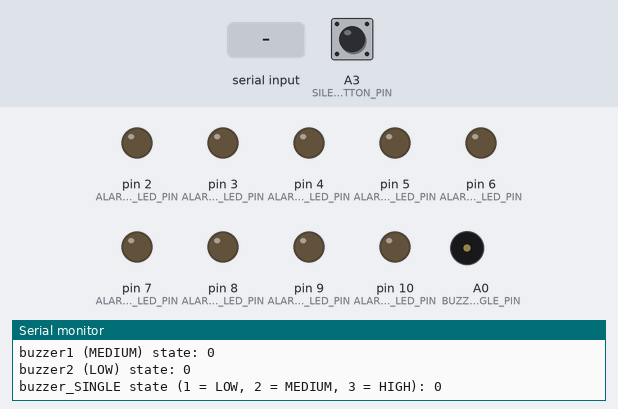
Recording of a sketch running on a simulated Arduino Uno, built with avr-gcc and run on an emulated ATmega328P. Shown: output pins drawn as LEDs (lit = HIGH), buzzer (waves = sounding, pin HIGH), the last lines printed to the serial monitor. The test bench sets the inputs (shaded band); at power-on: A3 (SILENCE_BUTTON_PIN) HIGH.

Above: at 1.2 s.
1.3 s: "<90,45>" received over the second serial link
At 3.3 s:
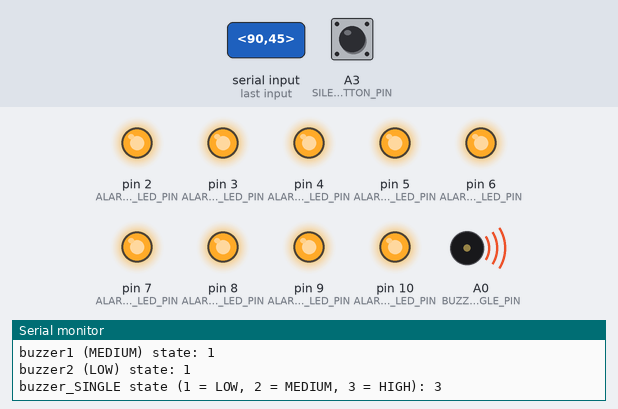
4.3 s: A3 (SILENCE_BUTTON_PIN) pulled LOW for 0.15 s
At 5.5 s:
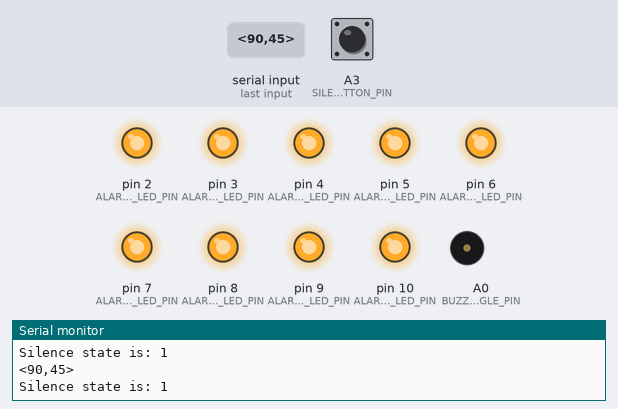
5.9 s: A3 (SILENCE_BUTTON_PIN) pulled LOW for 1 s
At 7.2 s:
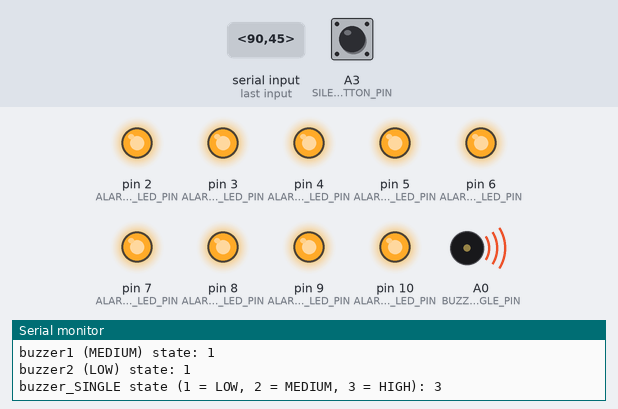
9.8 s: "<0>" received over the second serial link
At 10.5 s:
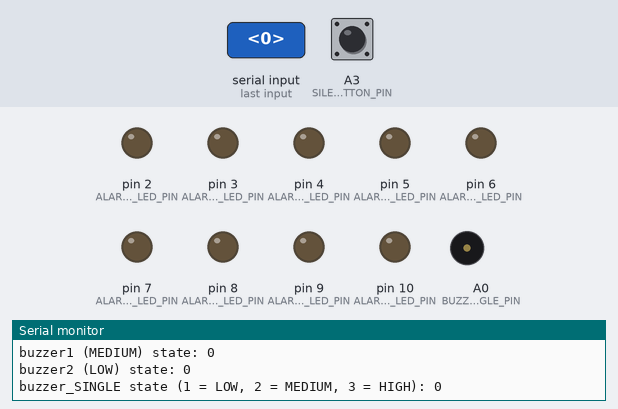
11.5 s: "<30,150>" received over the second serial link
At 13.5 s:
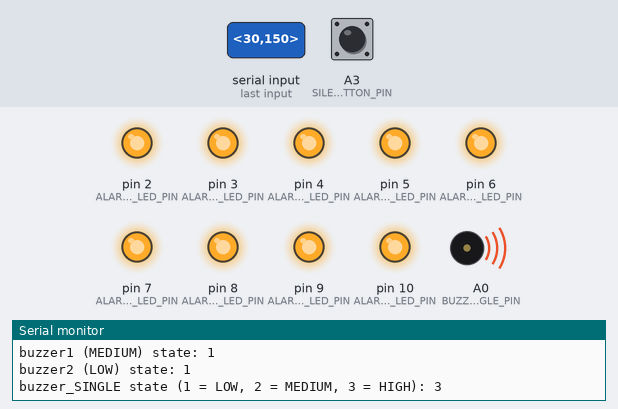
Timing chart, 0 to 15.5 s (numbered marks = the images above; inputs shaded):
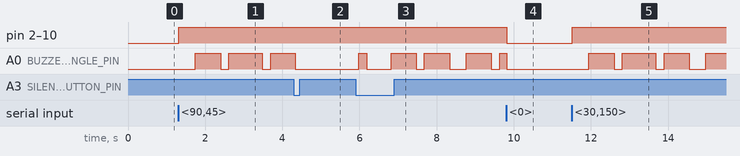

Measured:
- after the input at 1.3 s, pin 2 (ALARM_0_LED_PIN), pin 3 (ALARM_1_LED_PIN): LOW → HIGH at once
- after the input at 4.3 s, A0 (BUZZER_SINGLE_PIN): goes on until 4.3 s, then stays LOW
- after the input at 5.9 s, A0 (BUZZER_SINGLE_PIN): LOW → HIGH after 0.08 s, → LOW 0.21 s later, → HIGH 0.64 s later, → LOW 0.65 s later, … (9 changes in this stretch)
- after the input at 9.8 s, pin 2 (ALARM_0_LED_PIN), pin 3 (ALARM_1_LED_PIN), pin 4 (ALARM_2_LED_PIN), pin 5 (ALARM_3_LED_PIN), pin 6 (ALARM_4_LED_PIN), pin 7 (ALARM_5_LED_PIN), pin 8 (ALARM_6_LED_PIN), pin 9 (ALARM_7_LED_PIN), pin 10 (ALARM_8_LED_PIN): HIGH → LOW at once
- after the input at 11.5 s, pin 2 (ALARM_0_LED_PIN), pin 3 (ALARM_1_LED_PIN): LOW → HIGH at once

The sketch:

test_nano_alarm_vD.ino
```cpp
#include <SoftwareSerial.h>
SoftwareSerial SerialMega(11,12); // RX, TX


String command = "<0,0,0,0,0,0,0,0,0>";
bool alarm[] = {0,0,0,0,0,0,0,0,0};
String packet_buffer = "";
void getCommand() {
  String received = readMega();
  if (received[0] == '<') {packet_buffer = received;}
  else {packet_buffer += received;}

  if (packet_buffer[packet_buffer.length() - 1] == '>') {
    command = packet_buffer;

    // Parsing command
    String txt = packet_buffer.substring(1,packet_buffer.length()-1);
    int indexStart = 0;
    int indexEnd = 0;
    for(int i = 0; i<9; i++) {
      indexEnd = txt.indexOf(",", indexStart);
      alarm[i] = txt.substring(indexStart, indexEnd).toInt();
      indexStart = indexEnd+1;
      //Serial.println(String(i) + ": " + bufferq[i]);
    }
  }
  Serial.println(command); Serial.flush();
}


String readMega() {
  unsigned int timeout = 200;
  unsigned long time_begin = millis();
  bool quit = false;
  String packet = "";

  while (!quit){
    if (SerialMega.available() > 0){
      char x = SerialMega.read();
      if (x == '>'){
        packet += x;
        quit = true;
      } else {
        if (x == '<'){packet = "";}
        packet += x;
      }
    }
    if (millis() - time_begin > timeout) {quit = true;}
  }

  return packet;
}


#define BUZZER_SINGLE_PIN A0
unsigned long buzzer_SINGLE_begin = 0;
bool buzzer0_current_state, buzzer1_current_state, buzzer2_current_state = false;
byte buzzer_SINGLE_current_state, buzzer_SINGLE_prev_state = 0;   // 1 = HIGH, 2 = MEDIUM, 3 = LOW
void buzzer_SINGLE() {
  unsigned long now = millis();
  unsigned int buzzer_SINGLE_period = 1000;
  unsigned int buzzer_SINGLE_phase = 0;

  if (buzzer_SINGLE_current_state > 0 && buzzer_SINGLE_prev_state == 0) {
    buzzer_SINGLE_begin = millis();
  }

  // LOW alarm
  if (buzzer_SINGLE_current_state == 1 && buzzer_SINGLE_prev_state == 1) {
    buzzer_SINGLE_phase = (now - buzzer_SINGLE_begin)% buzzer_SINGLE_period;
    if (buzzer_SINGLE_phase < 250) {buzzer_SINGLE_beep_off();}
    else if (buzzer_SINGLE_phase < 500) {buzzer_SINGLE_beep_on();}
    else if (buzzer_SINGLE_phase < 750) {buzzer_SINGLE_beep_off();}
    else {buzzer_SINGLE_beep_on();}
  }

  // MEDIUM alarm
  if (buzzer_SINGLE_current_state == 2 && buzzer_SINGLE_prev_state == 2) {
    buzzer_SINGLE_phase = (now - buzzer_SINGLE_begin)% buzzer_SINGLE_period;
    if (buzzer_SINGLE_phase < 500) {buzzer_SINGLE_beep_off();}
    else {buzzer_SINGLE_beep_on();}
  }

  // HIGH alarm
  if (buzzer_SINGLE_current_state == 3 && buzzer_SINGLE_prev_state == 3) {
    buzzer_SINGLE_phase = (now - buzzer_SINGLE_begin)% buzzer_SINGLE_period;
    if (buzzer_SINGLE_phase < 250) {buzzer_SINGLE_beep_off();}
    else {buzzer_SINGLE_beep_on();}
  }

  if (buzzer_SINGLE_current_state == 0 && buzzer_SINGLE_prev_state > 0) {
    buzzer_SINGLE_beep_off();
  }

  buzzer_SINGLE_prev_state = buzzer_SINGLE_current_state;
}
// Active buzzer
void buzzer_SINGLE_beep_on() {digitalWrite(BUZZER_SINGLE_PIN, HIGH);}
void buzzer_SINGLE_beep_off() {digitalWrite(BUZZER_SINGLE_PIN,LOW);}


//#define BUZZER_0_PIN A0
//unsigned long buzzer0_begin = 0;
//bool buzzer0_current_state, buzzer0_prev_state = false;
//void buzzer0() {
//  unsigned long now = millis();
//  unsigned int buzzer0_period = 1000;
//  unsigned int buzzer0_phase = 0;
//
//  if (buzzer0_current_state == true && buzzer0_prev_state == true) {
//    buzzer0_phase = (now - buzzer0_begin)% buzzer0_period;
//    if (buzzer0_phase < 250) {buzzer0_beep_off();}
//    else if (buzzer0_phase < 500) {buzzer0_beep_on();}
//    else if (buzzer0_phase < 750) {buzzer0_beep_off();}
//    else {buzzer0_beep_on();}
//  }
//  else if (buzzer0_current_state == true && buzzer0_prev_state == false) {
//    buzzer0_begin = millis();
//  }
//  else if (buzzer0_current_state == false && buzzer0_prev_state == true) {
//    buzzer0_beep_off();
//  }
//  buzzer0_prev_state = buzzer0_current_state;
//}
//// Active buzzer
//void buzzer0_beep_on() {digitalWrite(BUZZER_0_PIN, HIGH);}
//void buzzer0_beep_off() {digitalWrite(BUZZER_0_PIN,LOW);}
//
//
//#define BUZZER_1_PIN A1
//unsigned long buzzer1_begin = 0;
//bool buzzer1_current_state, buzzer1_prev_state = false;
//void buzzer1() {
//  unsigned long now = millis();
//  unsigned int buzzer1_period = 1000;
//  unsigned int buzzer1_phase = 0;
//
//  if (buzzer1_current_state == true && buzzer1_prev_state == true) {
//    buzzer1_phase = (now - buzzer1_begin)% buzzer1_period;
//    if (buzzer1_phase < 500) {buzzer1_beep_off();}
//    else {buzzer1_beep_on();}
//  }
//  else if (buzzer1_current_state == true && buzzer1_prev_state == false) {
//    buzzer1_begin = millis();
//  }
//  else if (buzzer1_current_state == false && buzzer1_prev_state == true) {
//    buzzer1_beep_off();
//  }
//  buzzer1_prev_state = buzzer1_current_state;
//}
//// Active buzzer
//void buzzer1_beep_on() {digitalWrite(BUZZER_1_PIN, HIGH);}
//void buzzer1_beep_off() {digitalWrite(BUZZER_1_PIN,LOW);}
//
//
//#define BUZZER_2_PIN 7
//unsigned long buzzer2_begin = 0;
//bool buzzer2_current_state, buzzer2_prev_state = false;
//void buzzer2() {
//  unsigned long now = millis();
//  unsigned int buzzer2_period = 1000;
//  unsigned int buzzer2_phase = 0;
//
//  if (buzzer2_current_state == true && buzzer2_prev_state == true) {
//    buzzer2_phase = (now - buzzer2_begin)% buzzer2_period;
//    if (buzzer2_phase < 250) {buzzer2_beep_off();}
//    else if (buzzer2_phase < 500) {buzzer2_beep_on();}
//    else if (buzzer2_phase < 750) {buzzer2_beep_off();}
//    else {buzzer2_beep_on();}
//  }
//  else if (buzzer2_current_state == true && buzzer2_prev_state == false) {
//    buzzer2_begin = millis();
//  }
//  else if (buzzer2_current_state == false && buzzer2_prev_state == true) {
//    buzzer2_beep_off();
//  }
//  buzzer2_prev_state = buzzer2_current_state;
//}
//// Active buzzer
//void buzzer2_beep_on() {digitalWrite(BUZZER_2_PIN, HIGH);}
//void buzzer2_beep_off() {digitalWrite(BUZZER_2_PIN,LOW);}


#define SILENCE_BUTTON_PIN A3
#define ALARM_0_LED_PIN 2
#define ALARM_1_LED_PIN 3
#define ALARM_2_LED_PIN 4
#define ALARM_3_LED_PIN 5
#define ALARM_4_LED_PIN 6
#define ALARM_5_LED_PIN 7
#define ALARM_6_LED_PIN 8
#define ALARM_7_LED_PIN 9
#define ALARM_8_LED_PIN 10

bool silence_state = false;
unsigned long silence_begin = 0;
#define silence_timeout 120000

void setup() {
  // Serial debug begin
  Serial.begin(115200);

  // Serial from mega begin
  SerialMega.begin(115200);
  pinMode(SILENCE_BUTTON_PIN, INPUT_PULLUP);
  pinMode(ALARM_0_LED_PIN, OUTPUT);
  pinMode(ALARM_1_LED_PIN, OUTPUT);
  pinMode(ALARM_2_LED_PIN, OUTPUT);
  pinMode(ALARM_3_LED_PIN, OUTPUT);
  pinMode(ALARM_4_LED_PIN, OUTPUT);
  pinMode(ALARM_5_LED_PIN, OUTPUT);
  pinMode(ALARM_6_LED_PIN, OUTPUT);
  pinMode(ALARM_7_LED_PIN, OUTPUT);
  pinMode(ALARM_8_LED_PIN, OUTPUT);
  pinMode(BUZZER_SINGLE_PIN, OUTPUT);
//  pinMode(BUZZER_0_PIN, OUTPUT);
//  pinMode(BUZZER_1_PIN, OUTPUT);
//  pinMode(BUZZER_2_PIN, OUTPUT);
}


void loop() {
  // Get command line from SerialMega
  getCommand();

  // Read alarm silence button
  if (!digitalRead(SILENCE_BUTTON_PIN) && silence_state == false) {
    silence_state = true;
    silence_begin = millis();
  }

  if (!digitalRead(SILENCE_BUTTON_PIN) && silence_state == true && (millis() - silence_begin > 200)) {
    silence_state = false;
    silence_begin = 0;
  }

  // Silence timeout check
  if (millis() - silence_begin > silence_timeout) {silence_state = false;}
  Serial.println("Silence state is: " + String(silence_state)); Serial.flush();

  // Buzzer routine
  if (silence_state) {
    buzzer_SINGLE_beep_off();
//    buzzer0_beep_off();
//    buzzer1_beep_off();
//    buzzer2_beep_off();
  } else {
    // Read needed buzzer state

    buzzer0_current_state = alarm[0] || alarm[1] || alarm[2] || alarm[3];   // alarm type HIGH
    buzzer1_current_state = alarm[4] || alarm[5] || alarm[6] || alarm[7];   // alarm type MEDIUM
    buzzer2_current_state = alarm[8]; // alarm type LOW

    if (buzzer0_current_state) {buzzer_SINGLE_current_state = 3;}
    else if (buzzer1_current_state) {buzzer_SINGLE_current_state = 2;}
    else if (buzzer2_current_state) {buzzer_SINGLE_current_state = 1;}
    else {buzzer_SINGLE_current_state = 0;}

    Serial.println("buzzer0 (HIGH) state: " + String(buzzer0_current_state)); Serial.flush();
    Serial.println("buzzer1 (MEDIUM) state: " + String(buzzer1_current_state)); Serial.flush();
    Serial.println("buzzer2 (LOW) state: " + String(buzzer2_current_state)); Serial.flush();
    Serial.println("buzzer_SINGLE state (1 = LOW, 2 = MEDIUM, 3 = HIGH): " + String(buzzer_SINGLE_current_state)); Serial.flush();

    // Run buzzer
    buzzer_SINGLE();
//    buzzer0();
//    buzzer1();
//    buzzer2();
  }

  // Pass it to LED routine
  digitalWrite(ALARM_0_LED_PIN,alarm[0]);
  digitalWrite(ALARM_1_LED_PIN,alarm[1]);
  digitalWrite(ALARM_2_LED_PIN,alarm[2]);
  digitalWrite(ALARM_3_LED_PIN,alarm[3]);
  digitalWrite(ALARM_4_LED_PIN,alarm[4]);
  digitalWrite(ALARM_5_LED_PIN,alarm[5]);
  digitalWrite(ALARM_6_LED_PIN,alarm[6]);
  digitalWrite(ALARM_7_LED_PIN,alarm[7]);
  digitalWrite(ALARM_8_LED_PIN,alarm[8]);
}
```
